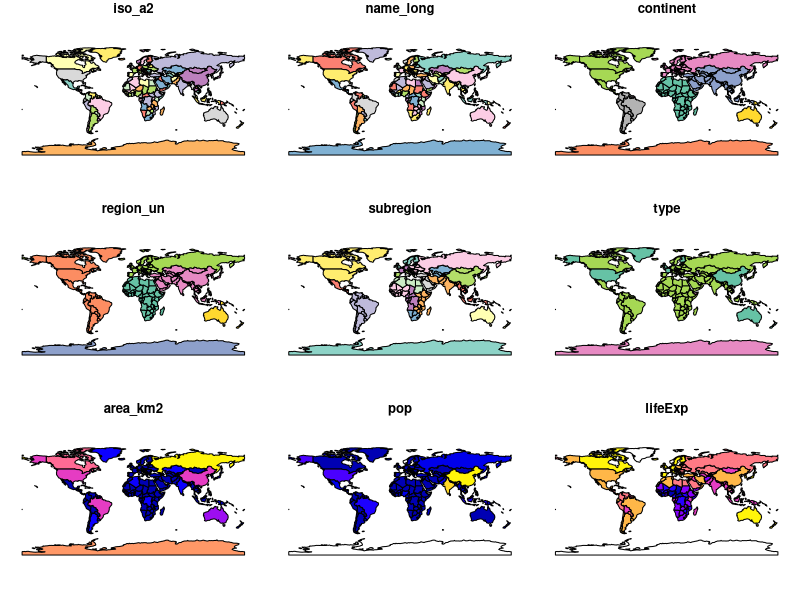
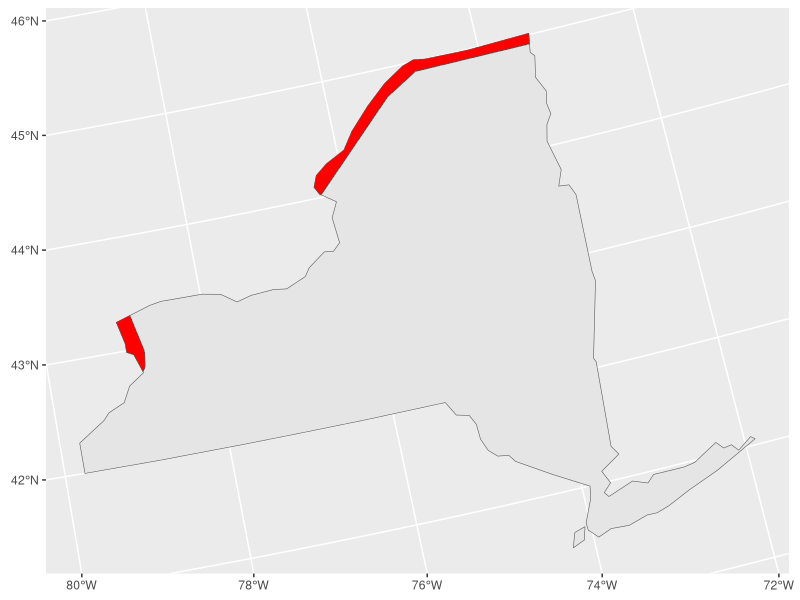

Recreate these plots in R, in order.
#Beware the Canadians Lab

#Install and load packages
install.packages("sf")
install.packages("spData")
install.packages("tidyverse")

#Load Library
library(sf)
library(spData)
library(tidyverse)
library(units)

#Load the data
data(world)
data(us_states)
plot(world)

#Set Projection 
albers="+proj=aea +lat_1=29.5 +lat_2=45.5 +lat_0=37.5 +lon_0=-96 +x_0=0 +y_0=0 +ellps=GRS80 +datum=NAD83 +units=m +no_defs"

#Transform Projections
states_albers <- st_transform(us_states, albers)
world_albers <- st_transform(world, albers)
#Look at what comprises states to call NY
str(us_states, max.level=2)

#Set NY as seperate entity
NY = states_albers[states_albers$NAME == "New York",]

#Create Canada Buffer using World Data
Canada= world_albers[world_albers$name_long == "Canada",]%>% st_buffer(dist=10000)


#Find intersection between both
Border<- st_intersection(Canada, NY)

#Plot intersection 
ggplot()+
  geom_sf(data=NY)+
  geom_sf(data= Border, fill="red")
  
#What is the area?
area <- st_area(Border)%>%
  set_units(km^2)

#display area 
area
